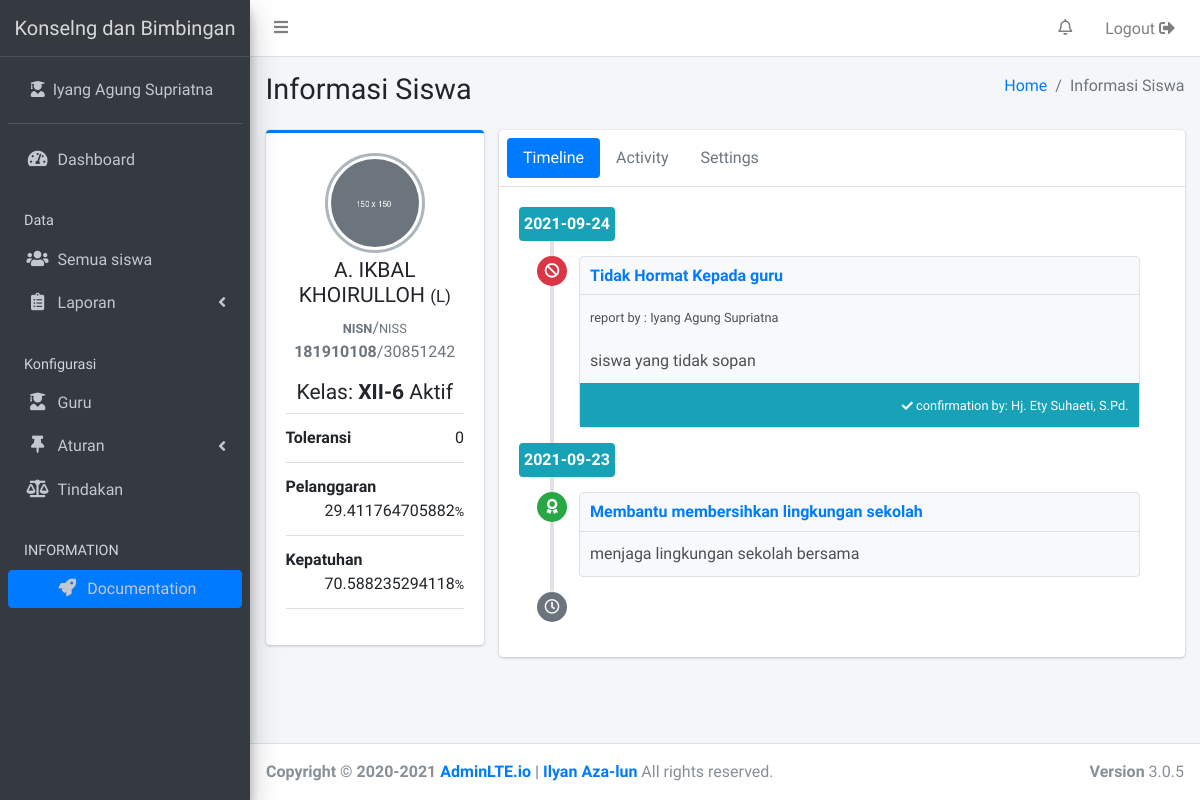
/students/info/30851242/ (signed in), run on the app's committed database.
### tables this page shows
CREATE TABLE `tbl_configuration` (
  `variable` varchar(255) NOT NULL,
  `value` text NOT NULL
);

CREATE TABLE `tbl_student` (
  `NISS` bigint(20) DEFAULT NULL,
  `NISN` bigint(20) DEFAULT NULL,
  `fullname` varchar(40) DEFAULT NULL,
  `gender` varchar(1) DEFAULT NULL,
  `class` varchar(6) DEFAULT NULL,
  `photo` varchar(255) DEFAULT NULL,
  `status` tinyint(1) NOT NULL DEFAULT 1,
  `counseling` tinyint(1) NOT NULL DEFAULT 0
);

CREATE TABLE `tbl_reporting` (
  `id` varchar(255) NOT NULL,
  `id_behavior` varchar(255) NOT NULL,
  `type` varchar(255) NOT NULL,
  `NISS` varchar(255) NOT NULL,
  `id_reporter` varchar(255) NOT NULL,
  `id_confirmation` varchar(255) NOT NULL,
  `message` text NOT NULL,
  `date` date NOT NULL,
  `status` tinyint(1) DEFAULT NULL
);

CREATE TABLE `tbl_criteria` (
  `id` varchar(255) NOT NULL,
  `name` varchar(255) NOT NULL,
  `type` varchar(255) NOT NULL,
  `weight` float NOT NULL
);

CREATE TABLE `tbl_teacher` (
  `NIP` int(11) NOT NULL,
  `homeroom_teacher` varchar(29) DEFAULT NULL,
  `class` varchar(32) DEFAULT NULL,
  `password` varchar(255) DEFAULT NULL
);

### _app/core/Controller.php (called while the page is built, shortened)
<?php
class Controller
{
	public function View($view, $data = []){
		require_once '_app/views/'.$view.'.php';
	}
	public function Model($model){
		return new $model;
	}
}

### _app/core/App.php (called while the page is built, shortened)
<?php
class App
{
	protected $method = 'index';
	protected $params = [];
	function __construct(){
		$url = $this->parseURL();
		if (isset($url[0])) {
			if (file_exists('_app/controllers/'.ucwords($url[0]).'.php')) {
				unset($url[0]);
			}
		}
		$this->controller = new $this->controller;
		if (isset($url[1])) {
			if (method_exists($this->controller, $url[1])) {
				$this->method = $url[1];
				unset($url[1]);
			}
		}
		if (!empty($url)) {
			$this->params = array_values($url);
		}
		call_user_func_array([$this->controller, $this->method], $this->params);
	}
	public function parseURL(){
		if(isset($_GET['url'])){
			$url = rtrim($_GET['url'],'/');
			$url = filter_var($url, FILTER_SANITIZE_URL);
			$url = explode('/', $url);
			return $url;
		}
	}
}

### index.php (called while the page is built, shortened)
<?php
	require_once '_app/init.php';
	new App;

### _app/init.php (called while the page is built, shortened)
<?php
	spl_autoload_register(function($class){
		$class = explode('\\', $class);
		$class = end($class);
	});

### _app/core/Database.php (called while the page is built, shortened)
<?php
class Database{
	private $host = DB_HOST;
	private $user = DB_USER;
	private $pass = DB_PASS;
	private $name = DB_NAME;
	private $dbh;
	private $stmt;
	public function __construct(){
		$dsn     = 'mysql:host='.$this->host.';dbname='.$this->name;
		$options = [
			PDO::ATTR_PERSISTENT =>true,
			PDO::ATTR_ERRMODE => PDO::ERRMODE_EXCEPTION
		];
		try {
			$this->dbh = new PDO($dsn, $this->user, $this->pass, $options);
		} catch (PDOException $e) {
			die($e->getMessage());
		}
	}
	public function query($query){
		$this->stmt = $this->dbh->prepare($query);
	}
	public function bind($param, $value, $type = null){
		if (is_null($type)) {
			switch (true) {
				default:
					$type = PDO::PARAM_STR;
					break;
			}
		}
		$this->stmt->bindValue($param, $value, $type);
	}
	public function execute(){
		$this->stmt->execute();
	}
	public function resultSet(){
		return $this->stmt->fetchAll(PDO::FETCH_ASSOC);
	}
}

### _app/models/M_home.php (called while the page is built, shortened)
<?php
class M_home{
	private $db;
	function __construct(){
		$this->db = new Database;
	}
	public function load_configuration(){
		$this->db->query('SELECT * FROM tbl_configuration');
		$this->db->execute();
		return $this->db->resultSet();
	}
	public function notification()
	{
		$this->db->query('SELECT
								report.status as report_status
								, report.type
								, report.NISS
								, report.date
								, criteria.name
								, student.fullname
						  FROM tbl_reporting report
						  JOIN tbl_criteria criteria ON report.id_behavior = criteria.id
						  JOIN tbl_student student ON report.NISS = student.NISS
						  WHERE id_confirmation = :confirmation AND report.status = 1');
		$this->db->bind('confirmation', $_SESSION['user']['NIP']);
		$this->db->execute();
		return $this->db->resultSet();
	}
}

### _app/models/M_students.php (called while the page is built, shortened)
<?php
class M_students
{
	private $db;
	function __construct(){
		$this->db = new Database;
	}
	public function select_studentBy_NISN($NISS)
	{
		$sql = 'SELECT
					`NISN`,
					`NISS`,
					`fullname`,
					`gender`,
					`class`,
					`photo`,
					`status`,
					`counseling`
				FROM `tbl_student`
				WHERE `NISS` = :NISS ';
		$sql .= ( $_SESSION['user']['class'] !== "staff") ? 'AND `class` =\''.$_SESSION['user']['class'].'\';' : ';';
		$this->db->query($sql);
		$this->db->bind('NISS',$NISS);
		$this->db->execute();
		return $this->db->single();
	}
}

### _app/models/M_report.php (called while the page is built, shortened)
<?php
class M_report
{
	private $db;
	function __construct(){
		$this->db = new Database;
	}
	public function select_reportBy_NISS($NISS)
	{
		$this->db->query('
			SELECT
				  `report`.`id`
			    , `report`.`id_behavior`
			    , `criteria`.`name`
			    , `report`.`type`
			    , `report`.`NISS`
			    , `report`.`message`
			    , `student`.`fullname`
			    , `student`.`class`
			    , `teacher_reporter`.`homeroom_teacher` AS `reporter`
			    , `teacher_confirmation`.`homeroom_teacher` AS `confirmation`
			    , `report`.`date`
			FROM tbl_reporting `report`
			JOIN tbl_criteria `criteria` ON `report`.id_behavior = `criteria`.id
			JOIN tbl_student `student` ON `report`.NISS = `student`.NISS
			JOIN tbl_teacher `teacher_reporter` ON `report`.id_reporter = `teacher_reporter`.NIP
			JOIN tbl_teacher `teacher_confirmation` ON `report`.id_confirmation = `teacher_confirmation`.NIP
			WHERE `report`.NISS = :NISS');
		$this->db->bind('NISS', $NISS);
		$this->db->execute();
		return $this->db->resultSet();
	}
	public function select_report_date($NISS)
	{
		$this->db->query('
			SELECT `id`, `date` FROM tbl_reporting WHERE NISS = :NISS GROUP BY date DESC');
		$this->db->bind('NISS', $NISS);
		$this->db->execute();
		return $this->db->resultSet();
	}
	public function select_typeCriteriaAnd_value($NISS)
	{
		$this->db->query("
			SELECT
		 	(SELECT COUNT(tbl_reporting.type) FROM tbl_reporting WHERE tbl_reporting.type = 'tolerance' AND tbl_reporting.NISS = :NISS) as total_tolerance
			,(SELECT SUM(tbl_criteria.weight) FROM tbl_reporting
			    JOIN tbl_criteria ON tbl_reporting.id_behavior = tbl_criteria.id
			 WHERE tbl_reporting.type = 'violation' AND tbl_reporting.NISS = :NISS) as total_violation
			,(SELECT SUM(tbl_criteria.weight) FROM tbl_reporting
			    JOIN tbl_criteria ON tbl_reporting.id_behavior = tbl_criteria.id
			  WHERE tbl_reporting.type = 'dutiful' AND tbl_reporting.NISS = :NISS) as total_dutiful
			FROM `tbl_reporting` WHERE tbl_reporting.NISS = :NISS GROUP BY tbl_reporting.NISS;");
		$this->db->bind('NISS', $NISS);
		$this->db->execute();
		return $this->db->single();
	}
}

### _app/views/student/info.php (the view, shortened to what this page needs)
<?php
function countPersentase($type, $data){
  $result = (!empty($data)) ? ((int)$data[$type]*100)/((int)$data['total_violation']+(int)$data['total_dutiful']) : 'Null' ;
  return $result;
}
?>
<section class="content">
  <div class="container-fluid">
    <div class="row">
      <div class="col-3 col-lg-3 col-sm-5">
        <div class="card card-primary card-outline">
          <div class="card-body box-profile">
            <div class="text-center">
              <img class="profile-user-img img-fluid img-circle"
              src="<?=($data['student']['photo']!='')?BASEURL.'/'.$data['student']['photo']:BASEURL.'/_assets/dist/img/default-150x150.png'?>"
              style="width: 100px; height: 100px" alt="User profile picture">
            </div>
            <h3 class="profile-username text-center"><?=$data['student']['fullname']?> <small>(<?=$data['student']['gender']?>)</small></h3>
            <p class="text-muted text-center"><small><b>NISN</b></small>/<small>NISS</small> <b><?=$data['student']['NISN']?></b>/<?=$data['student']['NISS']?></p>
            <h4 class="profile-username text-center">Kelas: <b><?=$data['student']['class']?></b><?=($data['student']['status']==="1")?' Aktif':' Pindah'?></h4>
            <ul class="list-group list-group-unbordered mb-3">
              <li class="list-group-item">
                <b>Toleransi</b> <a class="float-right"><?=($data['type'])?$data['type']['total_tolerance']:'Null'?></a>
              </li>
              <li class="list-group-item">
                <b>Pelanggaran</b> <a class="float-right"><?=@countPersentase('total_violation', @$data['type'])?><small>%</small></a>
              </li>
              <li class="list-group-item">
                <b>Kepatuhan</b> <a class="float-right"><?=@countPersentase('total_dutiful', @$data['type'])?><small>%</small></a>
              </li>
            </ul>
          </div>
        </div>
      </div>
      <div class="col-9 col-lg-9 col-sm-7">
        <div class="card">
          <div class="card-header p-2">
            <ul class="nav nav-pills">
              <li class="nav-item"><a class="nav-link active" href="#timeline" data-toggle="tab">Timeline</a></li>
              <li class="nav-item"><a class="nav-link" href="#activity" data-toggle="tab">Activity</a></li>
              <li class="nav-item"><a class="nav-link" href="#settings" data-toggle="tab">Settings</a></li>
            </ul>
          </div>
          <div class="card-body">
            <div class="tab-content">
              <div class="active tab-pane" id="timeline">
                <div class="timeline timeline-inverse">
                  <?php if (!empty($data['report'])): ?>
                  <?php foreach ($data['date'] as $keys => $values): ?>
                    <div class="time-label">
                      <span class="bg-info">
                        <?=$values['date']?>
                      </span>
                    </div>
                    <?php foreach ($data['report'] as $key => $value): ?>
                      <?php if ($values['date']==$value['date']): ?>
                     <div>
                      <i class="fas fa-<?=($value['type']=='tolerance')?'exclamation-triangle':(($value['type']=='violation')?'ban':'award')?> bg-<?=($value['type']=='tolerance')?'warning':(($value['type']=='violation')?'danger':'success')?>"></i>
                      <div class="timeline-item">
                        <h3 class="timeline-header"><a href="<?=BASEURL?>/report/<?=$value['type']?>"><?=$value['name']?></a></h3>
                        <?php if ($value['type']=='violation'): ?>
                        <div class="timeline-body">
                          <small>report by : <?=$value['reporter']?></small>
                        </div>
                        <?php endif ?>
                        <?php if ($values['id']==$value['id']): ?>
                        <div class="timeline-body">
                          <?=$value['message']?>
                        </div>
                        <?php endif ?>
                        <?php if ($value['type']=='violation'): ?>
                        <div class="timeline-footer text-right bg-info">
                          <span><small><i class="fa fa-check fa-sm"></i> confirmation by: <?=$value['confirmation']?></small></span>
                        </div>
                        <?php endif ?>
                      </div>
                    </div>
                      <?php endif ?>
                    <?php endforeach ?>
                  <?php endforeach ?>
                  <?php endif ?>
                  <div>
                    <i class="far fa-clock bg-gray"></i>
                  </div>
                </div>
              </div>
            </div>
          </div>
        </div>
      </div>
    </div>
  </div>
</section>

### _app/views/components/sidebar.php (shortened to what this page needs)
  <link rel="stylesheet" href="<?=BASEURL?>/_assets/dist/css/adminlte.min.css">
</head>
<body class="hold-transition sidebar-mini layout-fixed pace-danger">
  <div class="wrapper">
    <nav class="main-header navbar navbar-expand navbar-white navbar-light">
      <ul class="navbar-nav">
        <li class="nav-item">
          <a class="nav-link" data-widget="pushmenu" href="#" role="button"><i class="fas fa-bars"></i></a>
        </li>
      </ul>
      <ul class="navbar-nav ml-auto">
        <li class="nav-item dropdown">
          <a class="nav-link" data-toggle="dropdown" href="#">
            <i class="far fa-bell"></i>
          </a>
        </li>
        <li class="nav-item d-none d-sm-inline-block">
          <a data-toggle="modal" data-target="#logoutModal" class="btn nav-link">Logout <i class="fas fa-sign-out-alt"></i></a>
        </li>
      </ul>
    </nav>
    <aside class="main-sidebar sidebar-dark-primary elevation-4">
      <a href="<?=BASEURL?>/" class="brand-link text-center">
        <span class="brand-text font-weight-light"><?=$this->title?></span>
      </a>
      <div class="sidebar">
        <div class="user-panel mt-3 pb-3 mb-3 d-flex">
          <div class="image">
          </div>
          <div class="info">
            <a href="<?=BASEURL?>" class="d-block"><i class="fa fa-user-graduate"></i>&nbsp;&nbsp;<?=explode(',', $_SESSION['user']['homeroom_teacher'])[0]?></a>
          </div>
        </div>
        <nav class="mt-2">
          <ul class="nav nav-pills nav-sidebar flex-column" data-widget="treeview" role="menu" data-accordion="false">
           <li class="nav-item has-treeview">
            <a href="<?=BASEURL?>" class="nav-link">
              <i class="nav-icon fas fa-tachometer-alt"></i>
              <p>
                Dashboard
              </p>
            </a>
          </li>
          <li class="nav-header">Data</li>
          <?php if ($_SESSION['user']['class'] == "staff" ): ?>
            <li class="nav-item">
              <a href="<?=BASEURL?>/students/<?=base64_encode('all')?>" class="nav-link">
                <i class="nav-icon fas fa-users"></i>
                Semua siswa
              </a>
            </li>
            <?php endif ?>
            <li class="nav-item has-treeview">
              <a href="#" class="nav-link">
                <i class="nav-icon fa fa-clipboard-list"></i>
                <p>
                  Laporan
                  <i class="fas fa-angle-left right"></i>
                </p>
              </a>
            </li>
            <?php if ($_SESSION['user']['class'] == "staff" ): ?>
              <li class="nav-header">Konfigurasi</li>
              <li class="nav-item">
                <a href="<?=BASEURL?>/teacher" class="nav-link">
                 <i class="fa fa-user-graduate nav-icon"></i>
                 <p>Guru</p>
               </a>
             </li>
             <li class="nav-item has-treeview">
              <a href="#" class="nav-link">
                <i class="nav-icon fas fa-thumbtack"></i>
                <p>
                  Aturan
                  <i class="fas fa-angle-left right"></i>
                </p>
              </a>
            </li>
            <li class="nav-item">
                <a href="<?=BASEURL?>/action" class="nav-link">
                 <i class="fa fa-balance-scale nav-icon"></i>
                 <p>Tindakan</p>
               </a>
            </li>
          <?php endif ?>
          <li class="nav-header">INFORMATION</li>
          <li class="nav-item text-center">
            <a href="#" class="btn btn-primary btn-block">
              <i class="fa fa-rocket nav-icon"></i>
              Documentation
            </a>
          </li>
        </ul>
      </nav>
    </div>
  </aside>

### data on the page
tbl_configuration: value "Konselng dan Bimbingan"
tbl_student: fullname "A. IKBAL KHOIRULLOH", gender "L", NISN "181910108", NISS "30851242", class "XII-6"
tbl_reporting: date "2021-09-24", tbl_criteria.name "Tidak Hormat Kepada guru", tbl_teacher.homeroom_teacher "Iyang Agung Supriatna", message "siswa yang tidak sopan", tbl_teacher.homeroom_teacher "Hj. Ety Suhaeti, S.Pd."
tbl_reporting: date "2021-09-23", tbl_criteria.name "Membantu membersihkan lingkungan sekolah", message "menjaga lingkungan sekolah bersama"

### other printed values
explode(',', $_SESSION['user']['homeroom_teacher'])[0] "Iyang Agung Supriatna"
$this->page['title'] "Informasi Siswa"
$data['type']['total_tolerance'] "0"
